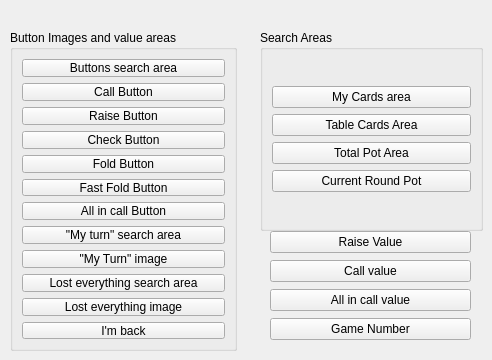
   <widget class="QWidget" name="tab_2">
    <attribute name="title">
     <string>Buttons and search areas</string>
    </attribute>
    <widget class="QGroupBox" name="groupBox">
     <property name="geometry">
      <rect>
       <x>10</x>
       <y>30</y>
       <width>227</width>
       <height>321</height>
      </rect>
     </property>
     <property name="title">
      <string>Button Images and value areas</string>
     </property>
     <layout class="QGridLayout" name="gridLayout_6">
      <item row="0" column="0">
       <layout class="QGridLayout" name="gridLayout_3">
        <item row="2" column="0">
         <widget class="QPushButton" name="raise_button">
          <property name="toolTip">
           <string>Only select the raise text, without the chainging element of the raise amount</string>
          </property>
          <property name="text">
           <string>Raise Button</string>
          </property>
         </widget>
        </item>
        <item row="6" column="0">
         <widget class="QPushButton" name="all_in_call_button">
          <property name="toolTip">
           <string>Ensure to only select the portion that never changes</string>
          </property>
          <property name="text">
           <string>All in call Button</string>
          </property>
         </widget>
        </item>
        <item row="0" column="0">
         <widget class="QPushButton" name="buttons_search_area">
          <property name="toolTip">
           <string>Area where fold, call and raise buttons are located</string>
          </property>
          <property name="text">
           <string>Buttons search area</string>
          </property>
         </widget>
        </item>
        <item row="4" column="0">
         <widget class="QPushButton" name="fold_button">
          <property name="text">
           <string>Fold Button</string>
          </property>
         </widget>
        </item>
        <item row="11" column="0">
         <widget class="QPushButton" name="im_back">
          <property name="toolTip">
           <string>Image showing I'm back, in case of tha time out</string>
          </property>
          <property name="text">
           <string>I'm back</string>
          </property>
         </widget>
        </item>
        <item row="10" column="0">
         <widget class="QPushButton" name="lost_everything">
          <property name="toolTip">
           <string>An image showing no funds left: e.g. 0.00</string>
          </property>
          <property name="text">
           <string>Lost everything image</string>
          </property>
         </widget>
        </item>
        <item row="3" column="0">
         <widget class="QPushButton" name="check_button">
          <property name="text">
           <string>Check Button</string>
          </property>
         </widget>
        </item>
        <item row="1" column="0">
         <widget class="QPushButton" name="call_button">
          <property name="toolTip">
           <string>Only select a small portion of the button (e.g. the call text), without the actual call amount</string>
          </property>
          <property name="text">
           <string>Call Button</string>
          </property>
         </widget>
        </item>
        <item row="8" column="0">
         <widget class="QPushButton" name="my_turn">
          <property name="toolTip">
           <string>Best select the top left corner of the call button, or any other element that is always identical for all situations when it's your turn</string>
          </property>
          <property name="text">
           <string>&quot;My Turn&quot; image</string>
          </property>
         </widget>
        </item>
        <item row="7" column="0">
         <widget class="QPushButton" name="my_turn_search_area">
          <property name="toolTip">
           <string>Select an area where to look for a single sign that it's your turn</string>
          </property>
          <property name="text">
           <string>&quot;My turn&quot; search area</string>
          </property>
         </widget>
        </item>
        <item row="9" column="0">
         <widget class="QPushButton" name="lost_everything_search_area">
          <property name="toolTip">
           <string>Select area to look for a sign that all funds are lost. This is usually the area of the player's left funds.</string>
          </property>
          <property name="text">
           <string>Lost everything search area</string>
          </property>
         </widget>
        </item>
        <item row="5" column="0">
         <widget class="QPushButton" name="fast_fold_button">
          <property name="text">
           <string>Fast Fold Button</string>
          </property>
         </widget>
        </item>
       </layout>
      </item>
     </layout>
    </widget>
    <widget class="QGroupBox" name="groupBox_6">
     <property name="geometry">
      <rect>
       <x>260</x>
       <y>30</y>
       <width>223</width>
       <height>201</height>
      </rect>
     </property>
     <property name="title">
      <string>Search Areas</string>
     </property>
     <layout class="QGridLayout" name="gridLayout_4">
      <item row="1" column="0">
       <layout class="QVBoxLayout" name="verticalLayout_4">
        <item>
         <widget class="QPushButton" name="my_cards_area">
          <property name="toolTip">
           <string>Area where the player holds his cards</string>
          </property>
          <property name="text">
           <string>My Cards area</string>
          </property>
         </widget>
        </item>
        <item>
         <widget class="QPushButton" name="table_cards_area">
          <property name="toolTip">
           <string>Area where the cards appear on the table at flop, turn and river</string>
          </property>
          <property name="text">
           <string>Table Cards Area</string>
          </property>
         </widget>
        </item>
        <item>
         <widget class="QPushButton" name="total_pot_area">
          <property name="toolTip">
           <string>Total pot. Make sure to only select the numbers very narrowly and test it by pressing the recognize number or text button</string>
          </property>
          <property name="text">
           <string>Total Pot Area</string>
          </property>
         </widget>
        </item>
        <item>
         <widget class="QPushButton" name="current_round_pot">
          <property name="toolTip">
           <string>The pot of the current rount (e.g. flop). Select the area very narrowly and test it by pressing the recognize number button</string>
          </property>
          <property name="text">
           <string>Current Round Pot</string>
          </property>
         </widget>
        </item>
       </layout>
      </item>
     </layout>
    </widget>
    <widget class="QWidget" name="verticalLayoutWidget">
     <property name="geometry">
      <rect>
       <x>270</x>
       <y>230</y>
       <width>201</width>
       <height>112</height>
      </rect>
     </property>
     <layout class="QVBoxLayout" name="verticalLayout_3">
      <item>
       <widget class="QPushButton" name="raise_value">
        <property name="toolTip">
         <string>The value on the raise button. Make sure to select very narrowly and then test with the recognize number button</string>
        </property>
        <property name="text">
         <string>Raise Value</string>
        </property>
        <property name="flat">
         <bool>false</bool>
        </property>
       </widget>
      </item>
      <item>
       <widget class="QPushButton" name="call_value">
        <property name="toolTip">
         <string>Value on the call button, make sure to select narrowly and then test by pressing the recognize number button</string>
        </property>
        <property name="text">
         <string>Call value</string>
        </property>
       </widget>
      </item>
      <item>
       <widget class="QPushButton" name="all_in_call_value">
        <property name="toolTip">
         <string>The all in call value may be in a different place in case the all in call button appears. Make sure to select the value narrowly and test it with the recognize number button</string>
        </property>
        <property name="text">
         <string>All in call value</string>
        </property>
       </widget>
      </item>
      <item>
       <widget class="QPushButton" name="game_number">
        <property name="toolTip">
         <string>Game number for collusion, in partypoker available on top right</string>
        </property>
        <property name="text">
         <string>Game Number</string>
        </property>
       </widget>
      </item>
     </layout>
    </widget>
   </widget>
